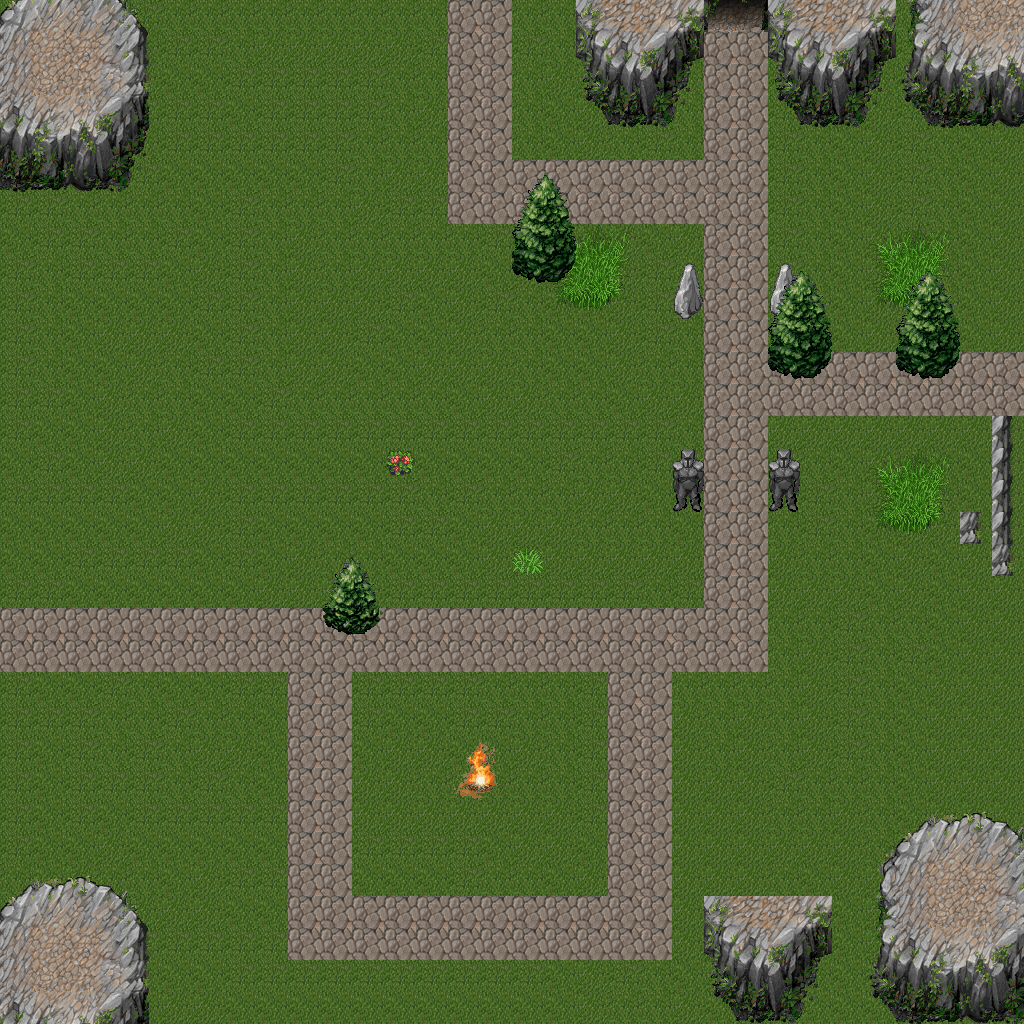

A 2D game scene composited from a Tiled map and its tileset images. What follows is a short description and the map's XML, with each tile layer's data collapsed to a summary:
An orthogonal 32x32 tile map with 32x32 px tiles, 3 tile layers (Tile Layer 1, Tile Layer 2, Tile Layer 3).

<map version="1.0" orientation="orthogonal" renderorder="right-down" width="32" height="32" tilewidth="32" tileheight="32" nextobjectid="1">
 <tileset firstgid="1" name="tilesheet" tilewidth="32" tileheight="32" tilecount="256" columns="16">
  <image source="tilesheet.png" width="512" height="512" />
 </tileset>
 <layer name="Tile Layer 1" width="32" height="32">
  <data>[1024 cells, 1024 non-empty, 8 distinct tile ids]</data>
 </layer>
 <layer name="Tile Layer 2" width="32" height="32">
  <data>[1024 cells, 209 non-empty, 85 distinct tile ids]</data>
 </layer>
 <layer name="Tile Layer 3" width="32" height="32">
  <data>[1024 cells, 24 non-empty, 8 distinct tile ids]</data>
 </layer>
</map>
